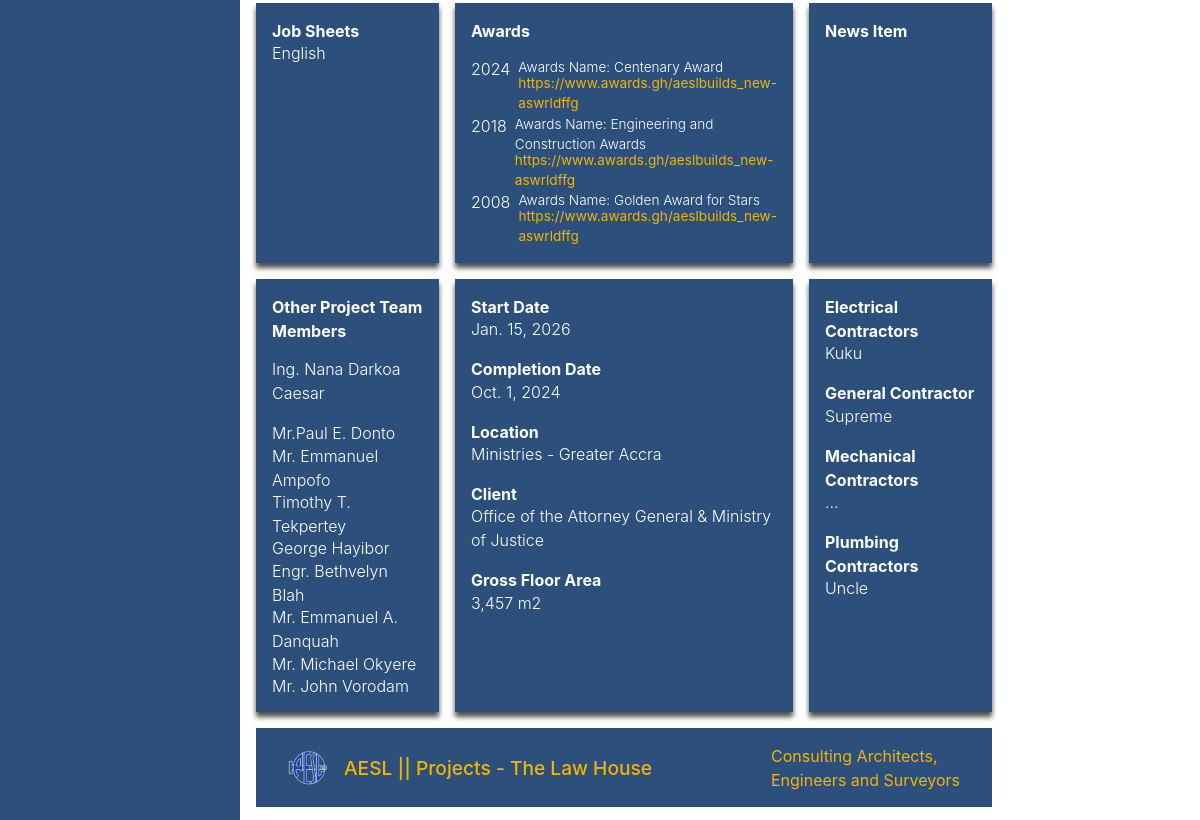
Before: /project/the-law-house/ (middle part) with the older database file.
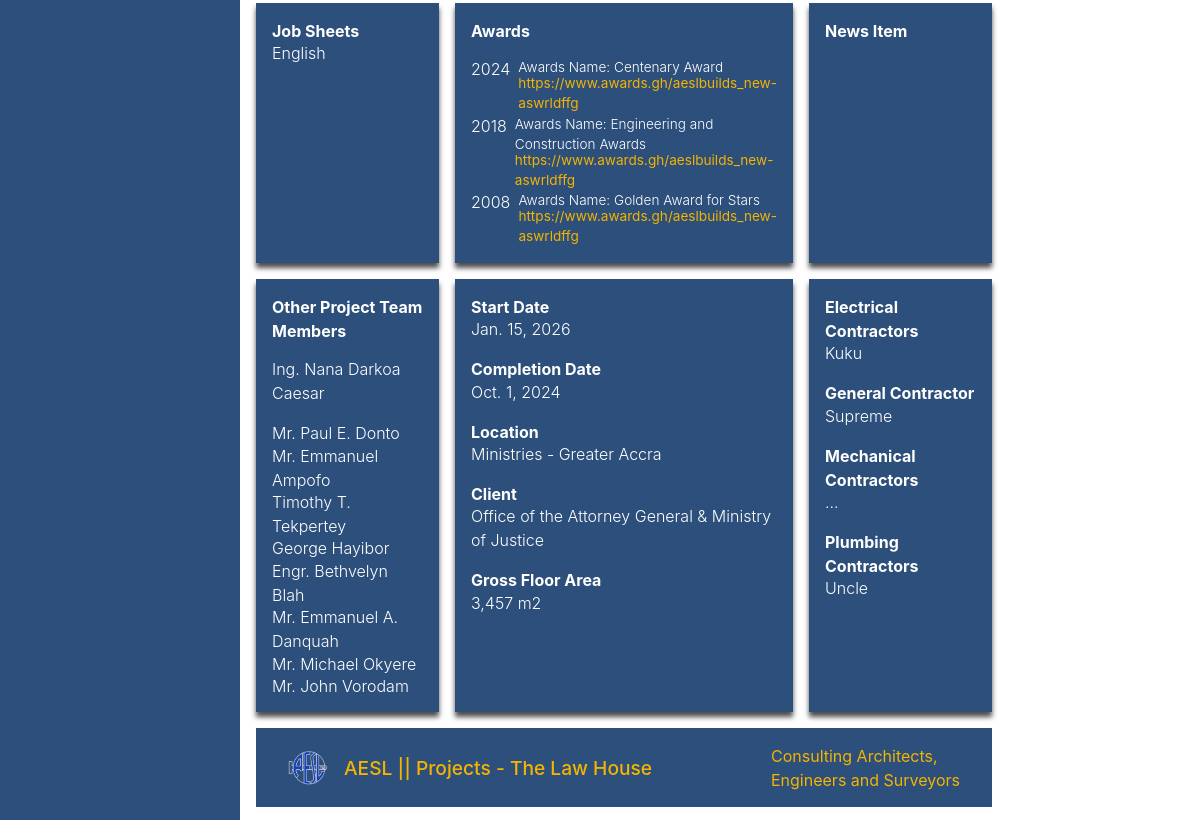
After: the same page with the newer database file.
### frontend/models.py (models this page shows, shortened)
class ProjectTeamMember(models.Model):
    full_name = models.CharField(max_length=150)

### frontend/views.py (the view)
# urls.py: path("project/<slug:slug>/", ProjectDetailView.as_view(), name="project_detail"),
class ProjectDetailView(DetailView):
    model = Project
    template_name = "frontend/project_detail.html"
    context_object_name = "project"  # Default is 'object', but we can use 'project'
    slug_field = "slug"  # ← add this
    slug_url_kwarg = "slug"
    def get_context_data(self, **kwargs):
        context = super().get_context_data(**kwargs)
        project = self.get_object()
        context["project_pictures"] = project.gallery.filter(image_type="project")
        context["construction_pictures"] = project.gallery.filter(
            image_type="construction"
        )
        context["project_3d_visualization_picture"] = project.gallery.filter(
            image_type="project_3d_visualizations"
        )
        context["title"] = "Projects"
        return context

### templates/frontend/project_detail.html (shortened to what this page needs)
{% extends 'base.html' %}
{% load static %}
{% block content %}
<section class="details__wrapper">
  <div class="wrapper__1">
  <section id="data" class="projects__detail-data">
    <div class="projects__data">
      <div style="border-radius:0px" class="details__card">
        <div class="details__card-head">
          {% if project.job_sheets %}
          <p class="details__head">Job Sheets</p>
          <p class="details__body">{{ project.job_sheets }}</p>
          {% endif %}
        </div>
      </div>
      <div style="border-radius:0px" class="details__card">
        <div class="details__card-head">
          <p class="details__head">Awards</p>
        </div>
        <div class="details__card-body">
          {% for award in project.awards.all %}
          <div class="awards__container">
            <p class="details__body">{{ award.year }}</p>
            <div class="award__detail">
              <p class="details__body">Awards Name: {{ award.award_name}}</p>
              {% if award.website %}
              <a href="{{ award.website }}" target="_blank">{{ award.website }}</a>
              {% endif %}
            </div>
          </div>
          {% endfor %}
        </div>
      </div>
      <div style="border-radius:0px" class="details__card">
        <div class="details__card-head">
          <p class="details__head">News Item</p>
        </div>
      </div>
      <div style="border-radius:0px" class="details__card">
        <div class="details__card-head">
          <p class="details__head">Other Project Team Members</p>
        </div>
        <div class="details__card-body">
          {% for member in project.other_team_members.all %}
          <p class="details__body">{{ member.full_name }}</p>
          {% empty %}
          <p>No additional team members</p>
          {% endfor %}
        </div>
      </div>
      <div style="border-radius:0px" class="details__card">
        <div class="details__card-head">
          <p class="details__head">Start Date</p>
          <p class="details__body">{{ project.start_date }}</p>
          <p class="details__head">Completion Date</p>
          <p class="details__body">{{ project.completed_date }}</p>
          <p class="details__head">Location</p>
          <p class="details__body">{{ project.location }}</p>
          <p class="details__head">Client</p>
          <p class="details__body">{{ project.client }}</p>
          <p class="details__head">Gross Floor Area</p>
          <p class="details__body">{{ project.total_floor_area }}</p>
        </div>
      </div>
      <div style="border-radius:0px" class="details__card">
        {% if project.contractors.exists %}
        <div class="details__card-head">
          {% for contractor in project.contractors.all %}
          <p class="details__head">{{ contractor.role.name }}</p>
          <p class="details__body">{{ contractor.company_name }}</p>
          {% endfor %}
        </div>
        {% endif %}
      </div>
    </div>
  </section>
  <section class="page__location">
    <div class="page__flex">
      <img src="{% static 'img/aesl_logo.png' %}" alt="aesl logo" class="info__building-image-large" />
      <p>AESL || {{ title }} - {{ project.title }}</p>
    </div>
    <p>Consulting Architects,<br /> Engineers and Surveyors</p>
  </section>
  </div>
  <aside class="wrapper_2">
  </aside>
</section>
{% endblock content %}

Changed rows visible on the page:
changed ProjectTeamMember: full_name "Mr.Paul E. Donto" → "Mr. Paul E. Donto"
